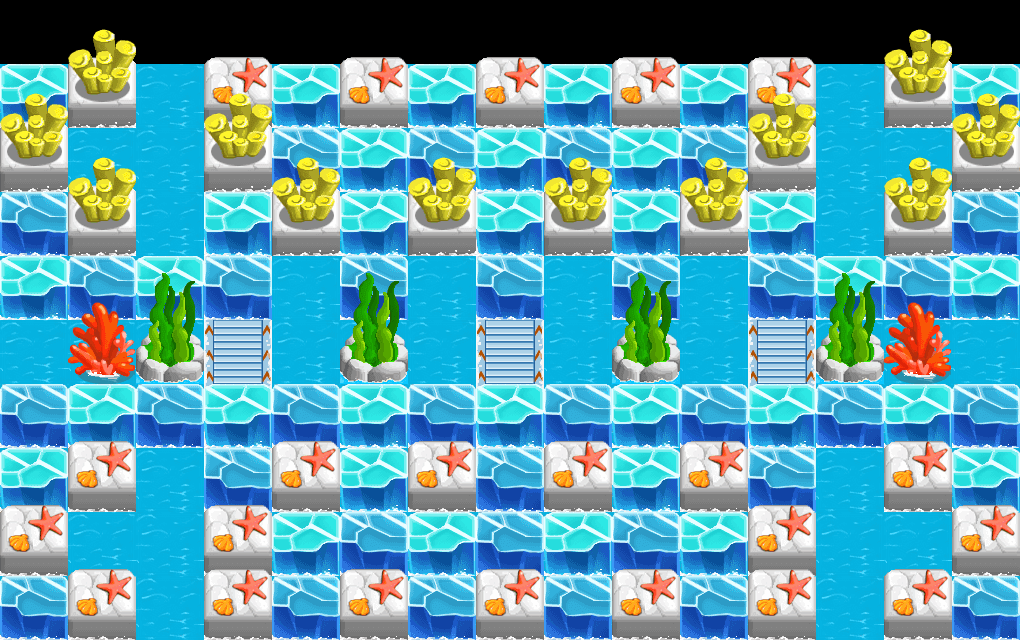

This game map was drawn from its Tiled (.tmx) file and the tilesets committed beside it. A one-line description and the trimmed map source follow:
An orthogonal 15x10 tile map with 68x64 px tiles, 4 tile layers (bg, item, wall, fg) and 2 objects (player2, player1).

<map version="1.0" orientation="orthogonal" renderorder="right-down" width="15" height="10" tilewidth="68" tileheight="64" nextobjectid="5">
 <tileset firstgid="1" name="ice" tilewidth="68" tileheight="64" tilecount="35" columns="5">
  <image source="ice.png" width="340" height="448" />
  <tile id="3">
   <properties>
    <property name="block" value="1" />
   </properties>
  </tile>
  <tile id="4">
   <properties>
    <property name="block" value="1" />
   </properties>
  </tile>
  <tile id="5">
   <properties>
    <property name="block" value="1" />
   </properties>
  </tile>
  <tile id="6">
   <properties>
    <property name="block" value="1" />
   </properties>
  </tile>
  <tile id="7">
   <properties>
    <property name="block" value="1" />
   </properties>
  </tile>
  <tile id="9">
   <properties>
    <property name="anim" value="2" />
    <property name="dir" value="up" />
   </properties>
  </tile>
  <tile id="10">
   <properties>
    <property name="block" value="1" />
   </properties>
  </tile>
  <tile id="11">
   <properties>
    <property name="block" value="1" />
   </properties>
  </tile>
  <tile id="15">
   <properties>
    <property name="block" value="1" />
   </properties>
  </tile>
  <tile id="16">
   <properties>
    <property name="block" value="1" />
   </properties>
  </tile>
  <tile id="17">
   <properties>
    <property name="block" value="1" />
    <property name="move" value="1" />
   </properties>
  </tile>
  <tile id="25">
   <properties>
    <property name="block" value="1" />
   </properties>
  </tile>
  <tile id="26">
   <properties>
    <property name="block" value="1" />
   </properties>
  </tile>
  <tile id="30">
   <properties>
    <property name="anim" value="5" />
    <property name="dir" value="up" />
   </properties>
  </tile>
 </tileset>
 <layer name="bg" width="15" height="10">
  <data>[150 cells, 135 non-empty, 2 distinct tile ids]</data>
 </layer>
 <layer name="item" width="15" height="10">
  <data>[150 cells, 62 non-empty, 2 distinct tile ids]</data>
 </layer>
 <layer name="wall" width="15" height="10">
  <data>[150 cells, 44 non-empty, 6 distinct tile ids]</data>
 </layer>
 <layer name="fg" width="15" height="10">
  <data>[150 cells, 40 non-empty, 4 distinct tile ids]</data>
 </layer>
 <objectgroup name="players">
  <object id="2" name="player2" x="850" y="90">
   <properties>
    <property name="playertype" value="npc5" />
   </properties>
  </object>
  <object id="3" name="player1" x="170" y="90">
   <properties>
    <property name="playertype" value="player" />
   </properties>
  </object>
 </objectgroup>
</map>
